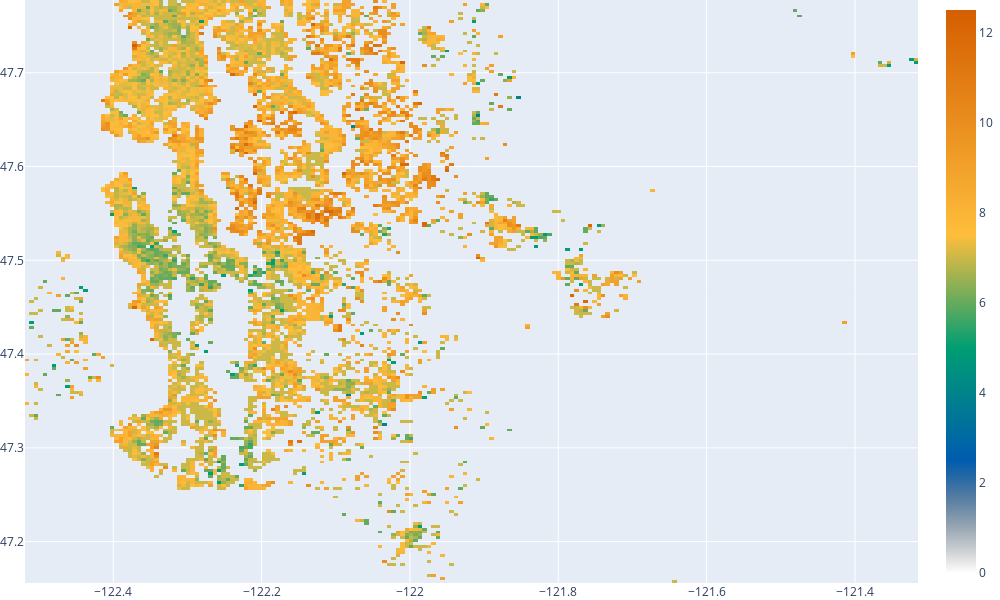

Source (notebook cell):
### Markdown cell above
# 2. Identifying poor neighborhoods

### Code cell
# Set initial center coordinates and zoom level
initial_center = {"lat": df_kch["lat"].mean(), "lon": df_kch["long"].mean()}
initial_zoom = 10  # Adjust the zoom level as needed

# Define the grid dimensions (number of bins)
num_bins_x = 200
num_bins_y = 200


# Calculate bin edges
x_edges = np.linspace(df_kch["long"].min(), df_kch["long"].max(), num_bins_x + 1)
y_edges = np.linspace(df_kch["lat"].min(), df_kch["lat"].max(), num_bins_y + 1)

# Use numpy.digitize to assign data points to bins
x_bin_indices = np.digitize(df_kch["long"], x_edges) - 1
y_bin_indices = np.digitize(df_kch["lat"], y_edges) - 1

# Aggregate data into rectangular bins
bin_avg_grades = np.zeros((num_bins_y, num_bins_x))

# Calculate average grades for each bin
for i in range(num_bins_y):
    for j in range(num_bins_x):
        mask = (x_bin_indices == j) & (y_bin_indices == i)
        if np.any(mask):
            bin_avg_grades[i, j] = np.mean(df_kch.loc[mask, "grade"])

# Define a color scale with transparency
colorscale = [
    [0, "rgba(0, 0, 0, 0)"],  # Transparent
    [0.2, "rgb(0, 92, 175)"],  # Blue
    [0.4, "rgb(0, 158, 115)"],  # Green
    [0.6, "rgb(254, 190, 60)"],  # Yellow
    [1.0, "rgb(213, 94, 0)"]  # Orange
]
# Create a heatmap-like representation using go.Heatmap
heatmap = go.Heatmap(
    z=bin_avg_grades,
    x=(x_edges[:-1] + x_edges[1:]) / 2,
    y=(y_edges[:-1] + y_edges[1:]) / 2,
    colorscale=colorscale,  # Choose a colorscale
    showscale=True  # Show the color scale legend
)

fig = go.Figure(heatmap)

# fig = px.scatter_geo(df_kch,
#                      lat="lat", lon="long",
#                      text="grade",
#                      color_discrete_sequence=["tomato"],
#                      size_max=5)#,
#                     #  center=initial_center,
#                     #  scope="north america",  # Adjust the scope as needed
#                     #  projection_scale=10)# Adjust the size of the markers


# Update the figure layout to set focus and zoom
fig.update_geos(
    projection_type="albers usa",  # Set the projection type
    center={"lat": initial_center["lat"], "lon": initial_center["lon"]},  # Center on the initial center
    visible=False,  # Hide the default world map
    showland=True,  # Show land outlines
    projection_scale=0
)
fig.update_layout(
    width=1000,  # Set the width of the figure
    height=600  # Set the height of the figure
)

fig.update_layout(
    margin={"r": 0, "t": 0, "l": 0, "b": 0}  # Adjust margins to reduce white space
)

# Show the plot
fig.show()

### Figure 1 — Plotly figure (JSON) as saved in the notebook; plotly's stock layout.template omitted (floating-point values rounded to 4 significant figures; data arrays with more than 128 entries replaced by an {"elided": "..."} marker saying what was removed)
{"data": [{"colorscale": [[0, "rgba(0, 0, 0, 0)"], [0.2, "rgb(0, 92, 175)"], [0.4, "rgb(0, 158, 115)"], [0.6, "rgb(254, 190, 60)"], [1, "rgb(213, 94, 0)"]], "showscale": true, "type": "heatmap", "x": {"elided": "200 float values"}, "y": {"elided": "200 float values"}, "z": {"elided": "200x200 float values"}}], "layout": {"geo": {"center": {"lat": 47.56, "lon": -122.2}, "projection": {"scale": 0, "type": "albers usa"}, "showland": true, "visible": false}, "height": 600, "margin": {"b": 0, "l": 0, "r": 0, "t": 0}, "width": 1000}}
